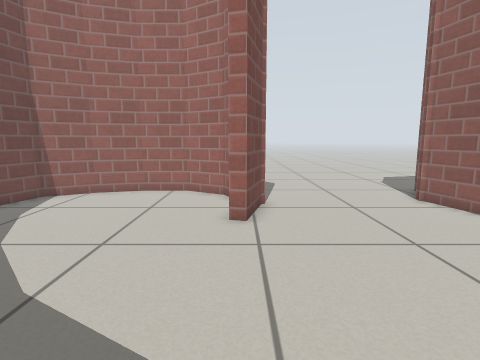
View 1 (above)

14 first-person views from a walk through a robot-simulator world made for Gazebo. The camera is 0.66 m above the floor, tilts 8° down and sees 80° across. The floor is counted in squares, 0.25 m on a side. Each view is taken from the middle of a square. On the plan, view 1 faces up. The plan holds only what a view shows up to about 19 squares ahead; the rest is blank. Robots are left out. Gazebo's built-in surfaces are drawn with simple patterns.

View 2
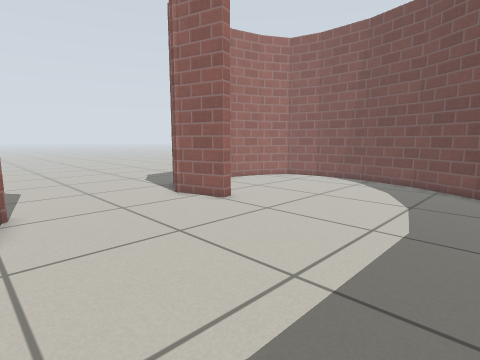

View 3
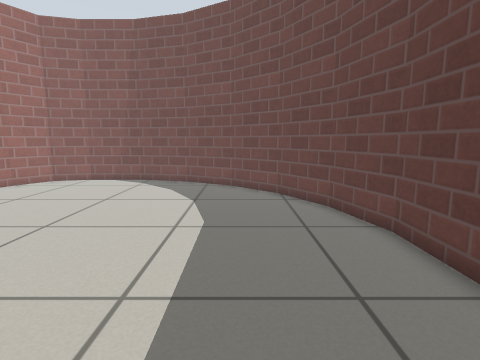

View 4
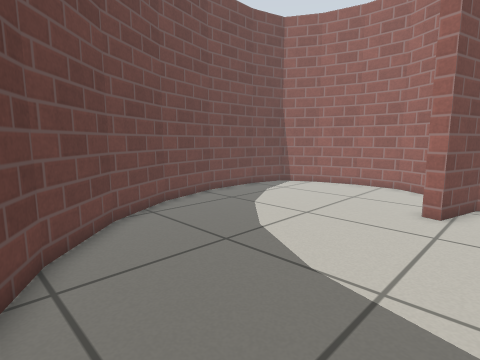

View 5
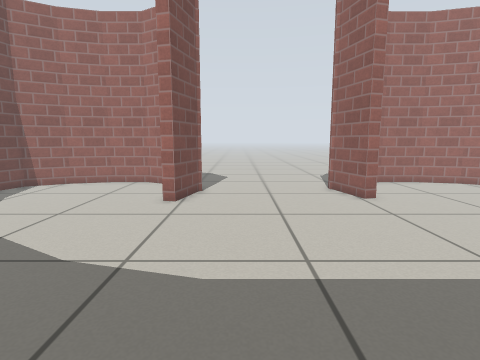

View 6
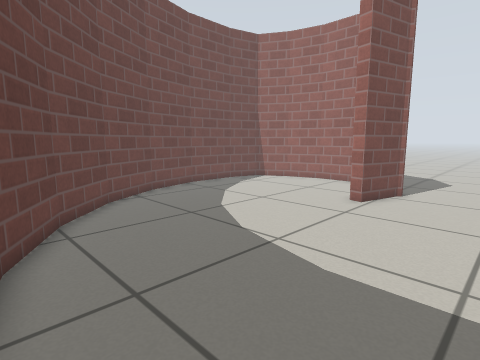

View 7
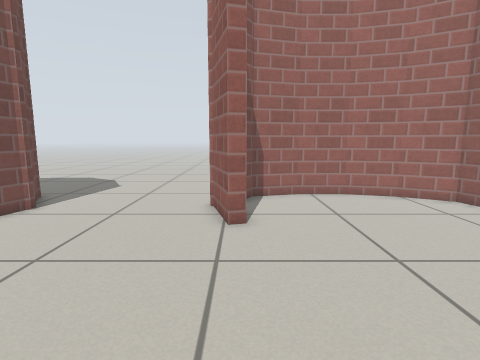

View 8
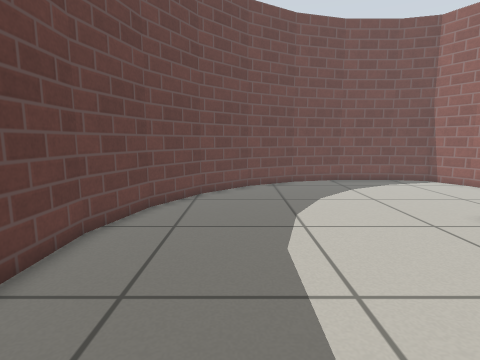

View 9
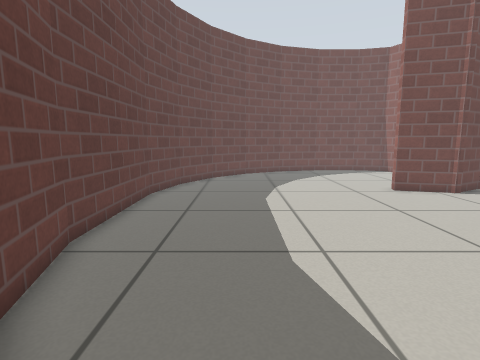

View 10
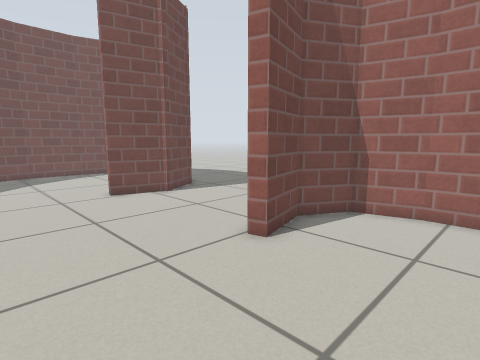

View 11
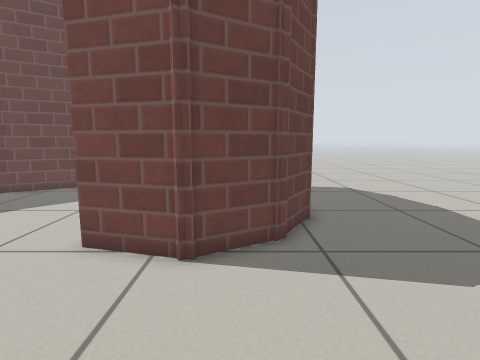

View 12
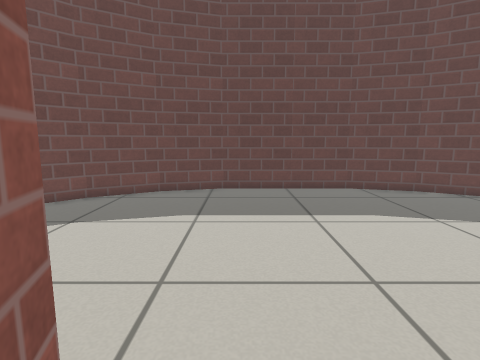

View 13
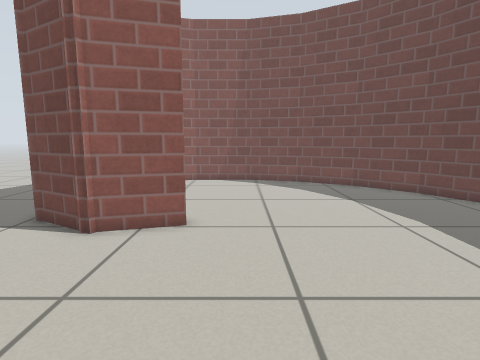

View 14
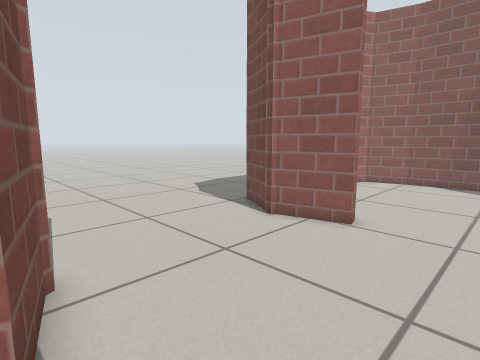

### Floor plan
Points are (right, up) in squares from view 1. A wall is a line through its corners. A room is listed if a view was taken in it or the views show most of it. See-through windows are left out.
Room 1 (views 1, 2, 3, 4, 5, 6, 7, 8, 9, 10, 11, 12, 13, 14)
walls: (7.8, 12.2) (9.1, 14.5); (-0.5, 13.2) (-0.8, 13.6) (-2.7, 14.8) (-5.1, 14.8); (-0.5, 14.3) (0.9, 11.8) (0.2, 9.1) (-0.4, 9.3); (1.1, -3.4) (8, -3.4); (-2.9, 15.5) (-0.2, 14); (7.8, -3.4) (11.2, -2.5); (11.9, 14.8) (9.6, 14.2) (8.5, 12.3) (9.2, 9.8) (8.6, 9.7) (7.8, 12.7); (-2.1, -2.5) (1.3, -3.4); (-4.9, 14.8) (-7.4, 14.1); (11, -2.6) (14.1, -0.8); (-5, -0.8) (-1.9, -2.6); (-7.3, 1.6) (-4.9, -0.9); (13.9, -0.9) (16.4, 1.5); (14.1, 14.8) (11.8, 14.8); (-8.9, 4.4) (-7.2, 1.5); (-7.2, 14.2) (-9.2, 13) (-9.8, 10.9); (16.3, 1.4) (18, 4.4); (-9.8, 7.7) (-8.9, 4.3); (18, 4.2) (18.9, 7.6); (-9.8, 11) (-9.8, 7.5); (16.5, 14.1) (14, 14.8); (18.9, 7.5) (18.9, 10.9); (18.9, 10.8) (18.3, 13) (16.3, 14.2)
ways out: opening at (8.5, 16.5)

Where each view was taken, in squares from view 1:
view 1: 0 up, 0 right, facing up
view 2: 0 up, 0 right, facing up-right
view 3: 1 up, 0 right, facing right
view 4: 2 down, 2 right, facing up-left
view 5: 3 down, 3 right, facing up
view 6: 3 down, 5 right, facing up-left
view 7: 1 up, 9 right, facing up
view 8: 1 up, 9 right, facing left
view 9: 1 up, 15 right, facing left
view 10: 4 up, 14 right, facing up-left
view 11: 13 up, 7 right, facing left
view 12: 12 up, 7 right, facing down
view 13: 8 up, 0 right, facing right
view 14: 6 up, 0 right, facing up-right
